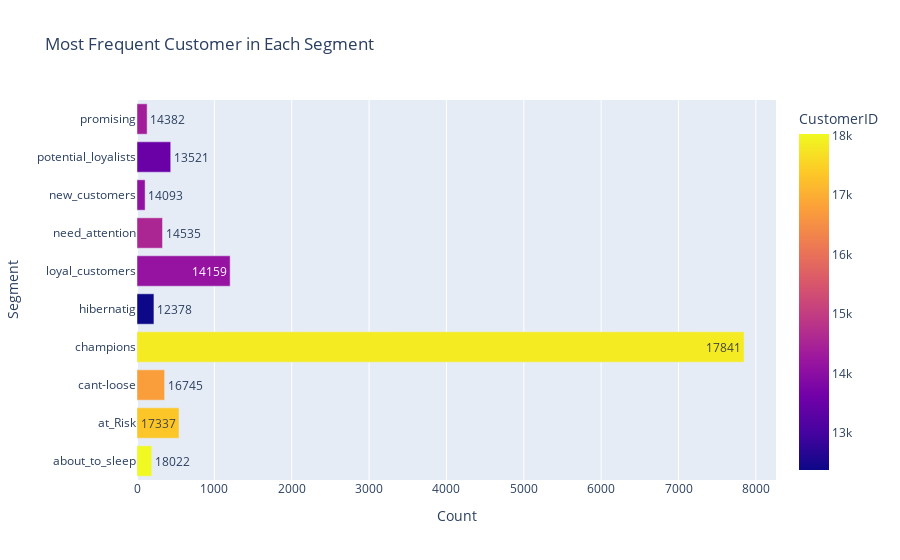

The cell this chart's notebook holds for it:
### Code cell
fig = px.bar(most_frequent_customers, y='Segment', x='Count', color='CustomerID',
    text='CustomerID',title="Most Frequent Customer in Each Segment")
fig.update_layout(yaxis_title="Segment",xaxis_title="Count",showlegend=True)
fig.show()

### Figure 1 — Plotly figure (JSON) as saved in the notebook; plotly's stock layout.template omitted (floating-point values rounded to 4 significant figures)
{"data": [{"alignmentgroup": "True", "hovertemplate": "Count=%{x}<br>Segment=%{y}<br>CustomerID=%{marker.color}<extra></extra>", "legendgroup": "", "marker": {"color": [18022, 17337, 16745, 17841, 12378, 14159, 14535, 14093, 13521, 14382], "coloraxis": "coloraxis", "pattern": {"shape": ""}}, "name": "", "offsetgroup": "", "orientation": "h", "showlegend": false, "text": [18022, 17337, 16745, 17841, 12378, 14159, 14535, 14093, 13521, 14382], "textposition": "auto", "type": "bar", "x": [191, 543, 357, 7847, 219, 1204, 330, 105, 436, 131], "xaxis": "x", "y": ["about_to_sleep", "at_Risk", "cant-loose", "champions", "hibernatig", "loyal_customers", "need_attention", "new_customers", "potential_loyalists", "promising"], "yaxis": "y"}], "layout": {"barmode": "relative", "coloraxis": {"colorbar": {"title": {"text": "CustomerID"}}, "colorscale": [[0, "#0d0887"], [0.1111, "#46039f"], [0.2222, "#7201a8"], [0.3333, "#9c179e"], [0.4444, "#bd3786"], [0.5556, "#d8576b"], [0.6667, "#ed7953"], [0.7778, "#fb9f3a"], [0.8889, "#fdca26"], [1, "#f0f921"]]}, "legend": {"tracegroupgap": 0}, "showlegend": true, "title": {"text": "Most Frequent Customer in Each Segment"}, "xaxis": {"anchor": "y", "domain": [0, 1], "title": {"text": "Count"}}, "yaxis": {"anchor": "x", "domain": [0, 1], "title": {"text": "Segment"}}}}
